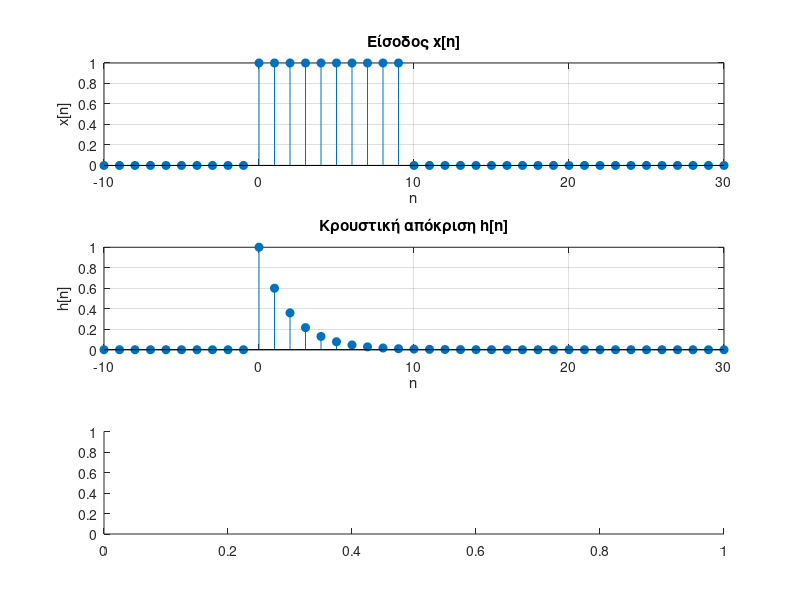

This chart was generated by the following MATLAB code: (Note: this script raises an error after producing the figure.)
n= -10:30;

%Είσοδος x[n]= u[n] - u[n-10]
x= zeros(size(n));
x((n>= 0) & (n<= 9))= 1; %1 για 0<=n<=9, αλλιώς 0

%Κρουστική απόκριση h[n]= 0.6^n u[n]
h= (0.6.^n) .* (n>= 0); %0.6^n για n>=0, αλλιώς 0

%y[n]= x[n] * h[n]
y_conv= conv(x, h);

figure;
subplot(3,1,1);
stem(n, x, 'filled');
grid on;
xlabel('n');
ylabel('x[n]');
title('Είσοδος x[n]');

subplot(3,1,2);
stem(n, h, 'filled');
grid on;
xlabel('n');
ylabel('h[n]');
title('Κρουστική απόκριση h[n]');

subplot(3,1,3);
stem(n, y, 'filled');
grid on;
xlabel('n');
ylabel('y[n]');
title('Έξοδος y[n]= x[n] * h[n]');
